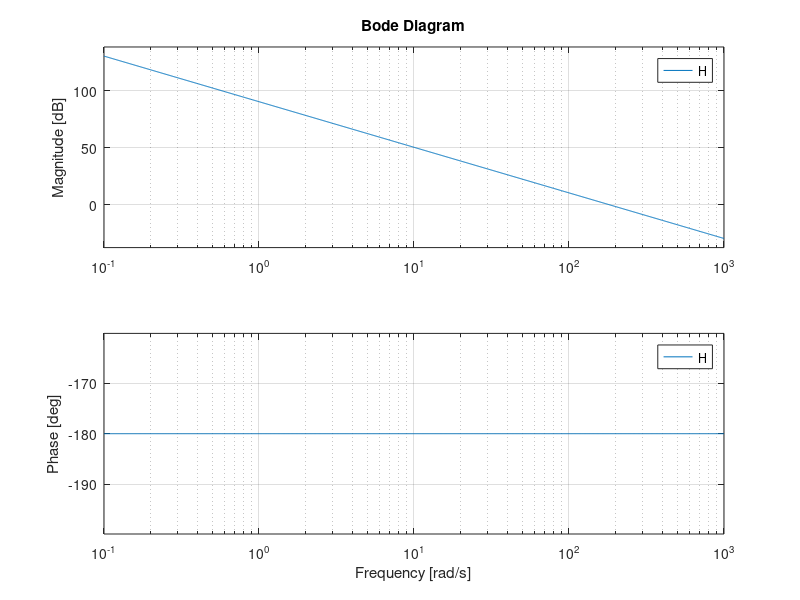

Write the MATLAB code that produced this figure.
function signals

%% Bode Plots
figure(1);
num =  [33333]; % first number is largest degree
den = [1 0 0];
H = tf(num,den)
% bode(H, {1,1e5}) %range between {}
bode(H)

% %% or second option
% num =  [1 0.01]; % first number is largest degree
% den = [1 5];
% w = 0.1:0.01:100;
% [mag, phase,w] = bode(num,den,w);
% %  subplot(211), semilogx(w, 20*log10(mag));
% %  subplot(212), semilogx(w, phase);
% 
% 
% %% Ck
% n = [0 1];
% d = [1 1];
% w = 1:2:5;
% h = freqs (n, d, w);
% ckx = 4 ./ (pi*w) .* exp(-j*pi/2);
% cky = h .* ckx;
% ckymag = abs(cky);
% ckyphase = angle(cky)*180/pi;
% 
% %% Normalized Butterworth Filter
% n = 2;
% [z,p,k] = buttap(n); %returns zeros, poles, gain factor
% 
% 
% 
% %% Finding H(s) for Butterworth 
% %Determining
% %wp=10;ws=20;Gp=-2;Gs=-20; %G already in dB
% wp=0.00334;ws= 0.00207;Gp=-2;Gs=-10;
% Wsp = ws/wp;
% nc = abs(log((10^-(Gs/10) -1)/(10^-(Gp/10) -1))/(2*log(Wsp)))
% n = ceil(nc)
% %Determining wc
% wc1 = wp/(((10^(-Gp/10))-1)^(1/(2*n)))
% wc2 = ws/((10^(-Gs/10)-1)^(1/(2*n)))
% %Determining H(s)
% for k =1:n
%     A = (2*(k-1)+n+1)/(2*n);
%     Sk = cos(A*pi)+j*sin(A*pi);
%     s(1,k) = [Sk];
% end
% s = s'
% num1 = [0 1];
% den1 = poly([s']);
% HNormalised = tf(num1,den1);
% disp('H(s) Normalised = ')
% printsys(abs(num1),abs(den1))
% 
% num2 = [0 wc1^n];
% den2 = poly(wc1*[s']);
% H_s_over_wc = tf(num2,den2);
% disp('H(s) with s/wc = ')
% printsys(abs(num2),abs(den2))
% bode(H_s_over_wc, {0.1,1e3})
% 
% %or
% [n,wc] = buttord(wp,ws,-Gp,-Gs,'s')
% [num,den] = butter(n,wc1,'s');
% H_s_butter1 = tf(num,den)
% 
% %% Chebyshev
% wp=[20 60];ws=[30 38];Gp=-3;Gs= -24;
% n = 3;
% rdb = 1;
% [zcheby,p,k] = cheb1ap(n,rdb)
% 
% [n,wp] = cheb1ord(wp,ws,rdb,-Gs,'s');
% [num,den] = cheby1(n,rdb,wp,'bandpass','s');
% H_s_cheby1 = tf(num,den)
% 
% %% Butterworth Desiging HPF,BPF,BSF
% wp=20;ws=10;Gp=-1;Gs= -20;
% [n,wn] = buttord(wp,ws,-Gp,-Gs,'s')
% [num,den] = butter(n,wn,'high','s'); %for BPF - 'bandpass', for BSF - 'stop'
% H_s_butter2 = tf(num,den)
% 
% %% Chebyshev Desiging HPF,BPF,BSF
% %wp=165;ws=100;Gp=-2;Gs= -20;
% wp=[100 250];ws=[40 500];Gp=-1;Gs= -23;
% [n,wn] = cheb1ord(wp,ws,-Gp,-Gs,'s')
% [num,den] = cheby1(n,-Gp,wn,'stop','s');
% H_s_cheby2 = tf(num,den)
% 
% %%butterworth example with BSF
% wp=[100 250];ws=[40 500];Gp=-3.4;Gs= -17;
% [n,wn] = buttord(wp,ws,-Gp,-Gs,'s')
% [num,den] = butter(n,wn,'bandpass','s'); %for BPF - 'bandpass', for BSF - 'stop'
% H_s_butter3 = tf(num,den)
% 
% %%n for cheb
% %(Gs,wp,ws,r)
% % a=acosh(ws/wp);
% % b=10^(-Gs/10);
% % c=10^(r/10);
% % d=((b-1)/(c-1))^0.5;
% % e=acosh(d);
% % n=(1/a)*e;
% 
% 
% 
% %% Using H(s) as you see it
% 
% s = tf('s');
% H_s = (24*(s+5))/((s^2+0.707*s +0.25)*(s^2+5.66*s+16)*(s+5))
% bode(H_s)
% 
% %% State space 
% %transformations
% A=[ 0 1; -2 -3];
% B = [0;1];
% C = [0 1];
% P = [ 2 1; 1 1];
% Ahat = P*A*inv(P)
% Bhat = P*B
% Chat = C*inv(P)
% M = [B , (A*B), (A*A*B)];
% N = [C', (A'*C')];
% m = rank(M)
% n = rank(N)
% 
% %% Find H(s) from state space?
%  A=[2 3; -4 -5];
%  B=[2;-3];
%  C=[2 1];
%  D =0;
% [n,d]=ss2tf(A,B,C,D)
% 
%  mySys_tf=tf(n,d)

end
